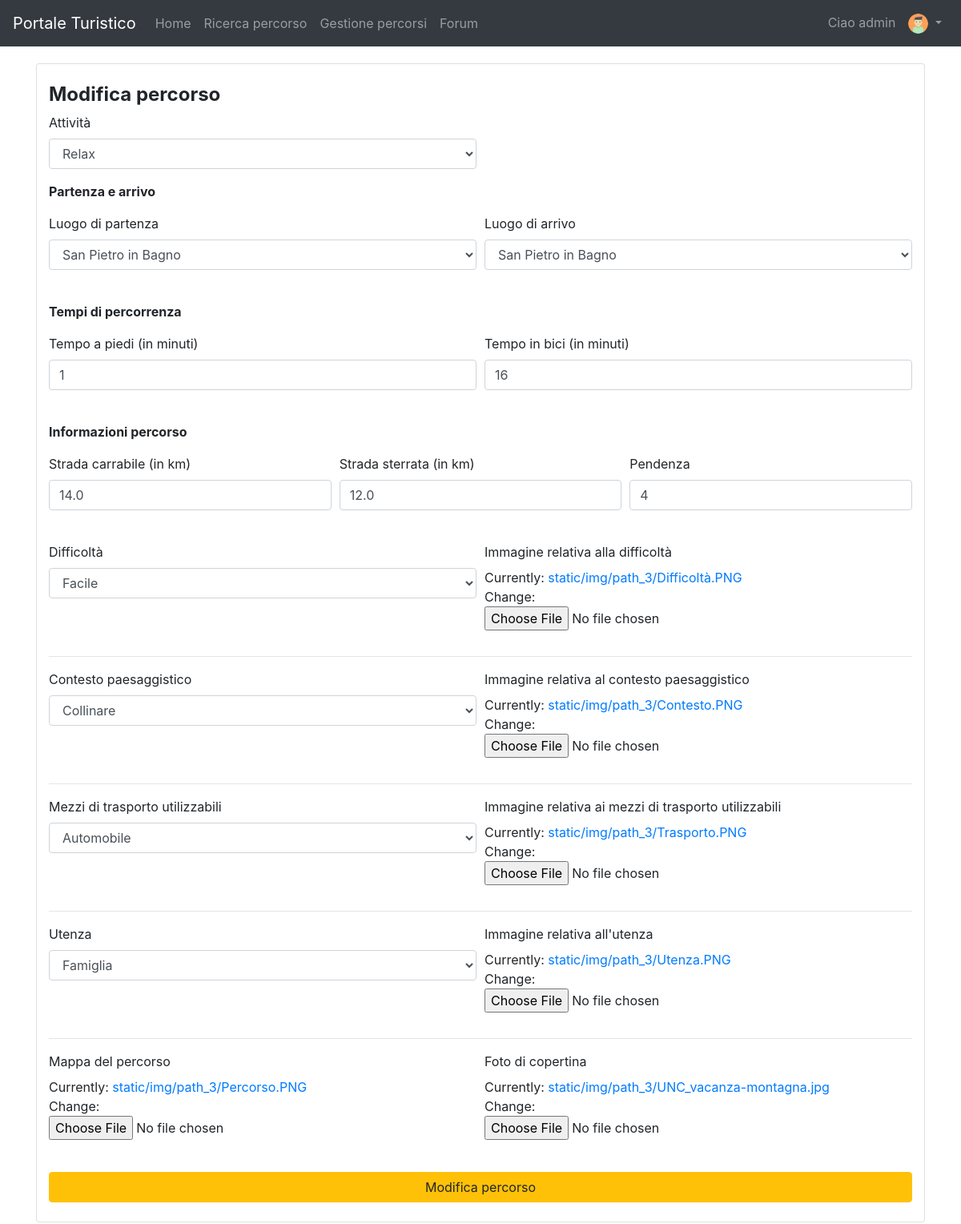
The app's page /path/edit/3/ (signed in), older data.
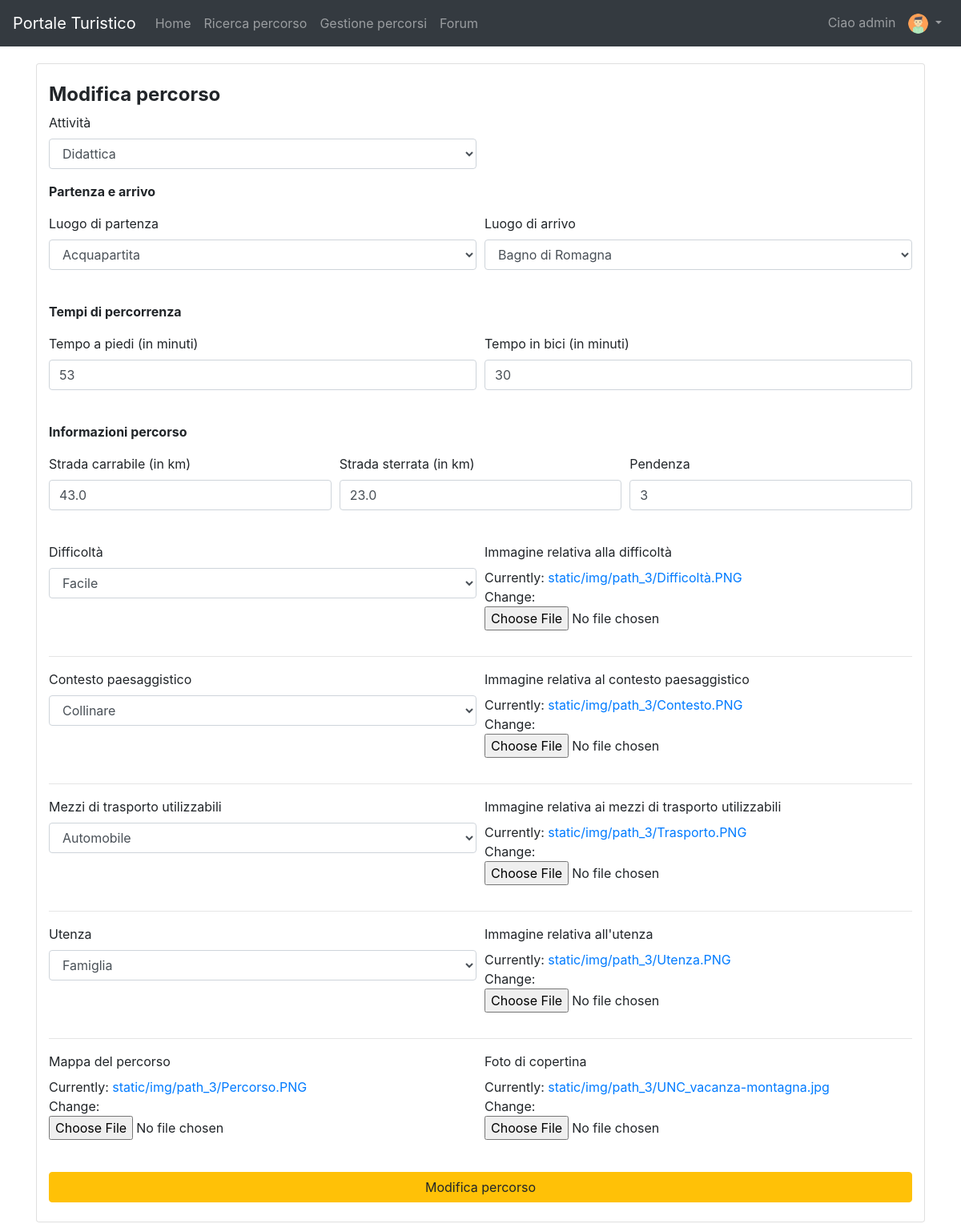
The same page, newer data.
### pathManagement/models.py (models this page shows, shortened)
class Path(models.Model):
    activityChoices = (
        ('relax', 'Relax'),
        ('didattica', 'Didattica'),
        ('esplorazione', 'Esplorazione'),
        ('escursionismo', 'Escursionismo'),
    )
    locationChoices = (
        ('bagnodiromagna', 'Bagno di Romagna'),
        ('sanpietroinbagno', 'San Pietro in Bagno'),
        ('acquapartita', 'Acquapartita'),
        ('laghi', 'Laghi'),
        ('alfero', 'Alfero'),
    )
    difficultyChoices = (
        ('facile', 'Facile'),
        ('medio', 'Medio'),
        ('difficile', 'Difficile'),
    )
    contextChoices = (
        ('collinare', 'Collinare'),
        ('urbano', 'Urbano'),
        ('fluviale', 'Fluviale'),
        ('boschivo', 'Boschivo'),
        ('laghi', 'Laghi'),
    )
    transportChoices = (
        ('automobile', 'Automobile'),
        ('bicidacittà', 'Bici da città'),
        ('piedi', 'Piedi'),
        ('mountainbike', 'Mountain bike'),
    )
    audienceChoices = (
        ('famiglia', 'Famiglia'),
        ('gruppi', 'Gruppi'),
        ('coppie', 'Coppie'),
        ('mobilitàridotta', 'Mobilità ridotta'),
        ('escursionisti', 'Escursionisti'),
        ('sportivi', 'Sportivi'),
    )
    id = models.PositiveIntegerField(primary_key=True)
    activity = models.CharField(max_length=30, choices=activityChoices)
    start = models.CharField(max_length=30, choices=locationChoices)
    end = models.CharField(max_length=30, choices=locationChoices)
    gradient = models.IntegerField()
    walkTime = models.PositiveIntegerField()
    bikeTime = models.PositiveIntegerField(blank=True, default=0)
    carriageablePath = models.FloatField(blank=True, default=0, validators=[MinValueValidator(0)])
    nonCarriageablePath = models.FloatField(blank=True, default=0, validators=[MinValueValidator(0)])
    totalKilometers = models.FloatField(editable=False, blank=True, default='0')
    difficulty = models.CharField(max_length=30, choices=difficultyChoices)
    difficultyImage = models.ImageField(blank=False, upload_to=user_directory_path)
    context = MultiSelectField(choices=contextChoices)
    contextImage = models.ImageField(blank=False, upload_to=user_directory_path)
    transport = MultiSelectField(choices=transportChoices)
    transportImage = models.ImageField(blank=False, upload_to=user_directory_path)
    audience = MultiSelectField(choices=audienceChoices)
    audienceImage = models.ImageField(blank=False, upload_to=user_directory_path)
    path = models.ImageField(blank=False, upload_to=user_directory_path)
    cover = models.ImageField(blank=False, upload_to=user_directory_path)
    class Meta:
        ordering = ['id']

### pathManagement/views.py (the view, shortened to what this page needs)
# urls.py: path('edit/<int:pk>/', EditPath.as_view(), name='editPath'),
class EditPath(UpdateView):
    model = Path
    template_name = 'modifyPath.html'
    form_class = EditPathForm

### pathManagement/forms.py
class EditPathForm(ModelForm):
    class Meta:
        model = Path
        fields = '__all__'
        exclude = ['id']
        labels = label_dict

### pathManagement/templates/modifyPath.html (shortened to what the changed rows need)
{% extends 'base.html' %}
{% load crispy_forms_tags %}
{% block slideshow %}
    <div class="container py-4">
        <div class="card">
            <div class="col-md-12">
                <br>
                <form action="" method="post" enctype="multipart/form-data">
                    <div class="form-row">
                        <div class="form-group col-md-6 mb-0">
                            {{ form.activity|as_crispy_field }}
                        </div>
                    </div>
                    <div class="form-row">
                        <div class="form-group col-md-6 mb-0">
                            {{ form.start|as_crispy_field }}
                        </div>
                        <div class="form-group col-md-6 mb-0">
                            {{ form.end|as_crispy_field }}
                        </div>
                    </div>
                    <br>
                    <div class="form-row">
                        <div class="form-group col-md-6 mb-0">
                            {{ form.walkTime|as_crispy_field }}
                        </div>
                        <div class="form-group col-md-6 mb-0">
                            {{ form.bikeTime|as_crispy_field }}
                        </div>
                    </div>
                    <br>
                    <div class="form-row">
                        <div class="form-group col-md-4 mb-0">
                            {{ form.carriageablePath|as_crispy_field }}
                        </div>
                        <div class="form-group col-md-4 mb-0">
                            {{ form.nonCarriageablePath|as_crispy_field }}
                        </div>
                        <div class="form-group col-md-4 mb-0">
                            {{ form.gradient|as_crispy_field }}
                        </div>
                    </div>
                    <br/>
                    <div class="form-row">
                        <div class="form-group col-md-6 mb-0">
                            {{ form.difficulty|as_crispy_field }}
                        </div>
                        <div class="form-group col-md-6 mb-0">
                            {{ form.difficultyImage|as_crispy_field }}
                        </div>
                    </div>
                    <div class="form-row">
                        <div class="form-group col-md-6 mb-0">
                            {{ form.context|as_crispy_field }}
                        </div>
                        <div class="form-group col-md-6 mb-0">
                            {{ form.contextImage|as_crispy_field }}
                        </div>
                    </div>
                    <div class="form-row">
                        <div class="form-group col-md-6 mb-0">
                            {{ form.transport|as_crispy_field }}
                        </div>
                        <div class="form-group col-md-6 mb-0">
                            {{ form.transportImage|as_crispy_field }}
                        </div>
                    </div>
                    <div class="form-row">
                        <div class="form-group col-md-6 mb-0">
                            {{ form.audience|as_crispy_field }}
                        </div>
                        <div class="form-group col-md-6 mb-0">
                            {{ form.audienceImage|as_crispy_field }}
                        </div>
                    </div>
                    <div class="form-row">
                        <div class="form-group col-md-6 mb-0">
                            {{ form.path|as_crispy_field }}
                        </div>
                        <div class="form-group col-md-6 mb-0">
                            {{ form.cover|as_crispy_field }}
                        </div>
                    </div>
                </form>
            </div>
        </div>
    </div>
{% endblock %}

Row changes from the older to the newer data that the page shows:
changed Path "Facile": activity "Relax" → "Didattica"; start "San Pietro in Bagno" → "Acquapartita"; end "San Pietro in Bagno" → "Bagno di Romagna"; walkTime "1" → "53"; bikeTime "16" → "30"; carriageablePath "14.0" → "43.0"; nonCarriageablePath "12.0" → "23.0"; gradient "4" → "3"
